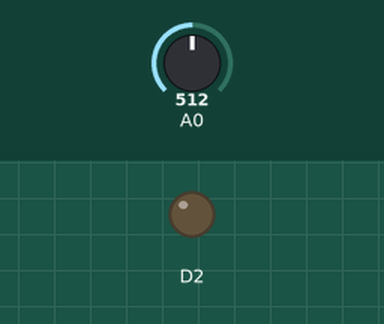
Bench run of a sketch on a simulated Arduino MKR. Parts: output pins drawn as LEDs (lit = HIGH). The test bench sets the inputs (shaded band); at power-on: A0 = 512. The local clock reads 2024-03-15 10:24:30 at power-on unless the sketch sets it; what the sketch prints to the serial monitor is not drawn.

Above: at 1.2 s.
1.3 s: A0 set to 313
4.3 s: A0 set to 288
At 6.6 s:
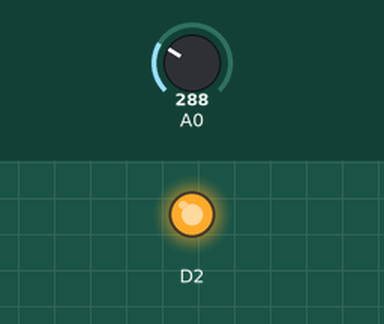
7.3 s: A0 set to 306
At 10.0 s:
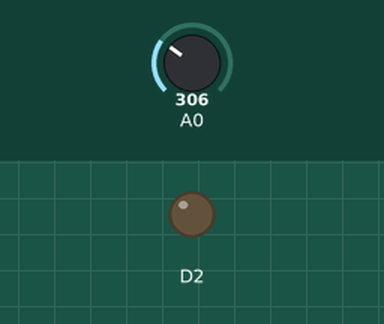
10.3 s: A0 set to 290
At 12.4 s:
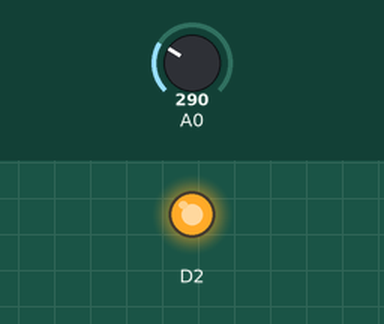
Timing chart, 0 to 13.9 s (numbered marks = the images above; inputs shaded):
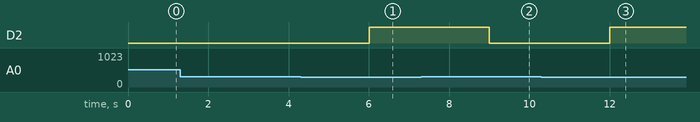

Measured:
- the behaviour switches between 301 and 300 on A0 (found by bisection; images 0 and 1)
- after the input at 1.3 s, every drawn part: stays the same
- after the input at 4.3 s, D2: LOW → HIGH after 1.7 s
- after the input at 7.3 s, D2: HIGH → LOW after 1.7 s
- after the input at 10.3 s, D2: LOW → HIGH after 1.7 s

The sketch:

FINAL_PROJ_apr27a.ino
```cpp
// Joseph Nartey opey
#include <RTCZero.h>
/* Create an rtc object */
RTCZero rtc;

/* Change these values to set the current initial time */
const byte seconds = 0;
const byte minutes = 0;
const byte hours = 16;

/* Change these values to set the current initial date */
const byte day = 15;
const byte month = 6;
const byte year = 15;
unsigned int count=0;
int Hrs;
int Min;
int Sec;
int state=LOW;
int lastState=LOW;
int aray[4];
void setup() {
  Serial.begin(9600);
  pinMode(2,OUTPUT);
  // put your setup code here, to run once:
  state=analogRead(A0);


  rtc.begin(); // initialize RTC

  // Set the time
  rtc.setHours(hours);
  rtc.setMinutes(minutes);
  rtc.setSeconds(seconds);

  // Set the date
  rtc.setDay(day);
  rtc.setMonth(month);
  rtc.setYear(year);

}

void loop() {
  int sensorValue1=analogRead(A0);
        if (state>40 && lastState<30){
          count++;
          aray[0]=count;


          //Serial.print(count);
             Min= rtc.getMinutes();
             //Serial.print(":");
             Sec=rtc.getSeconds();
             Hrs=rtc.getHours();
             aray[1]=Sec;
             aray[2]=Min;
             delay(1000);
          }
            lastState=state;
            state=analogRead(A0);
          delay(1000);
          //Serial.print('x');
          //Serial.print(",");
          Serial.print(count);
          //Serial.print(",");
          //Serial.println(sensorValue1);
          //Serial.print(",");
          //Serial.println('x');
          //Serial.print(lastState);
          //Serial.print(",");
          //Serial.print(Hrs);
          //Serial.print(",");
          //Serial.print(Min);
          //Serial.print(",");
          //Serial.print(Sec);
          //Serial.print(",");
          //Serial.println('x');


           if (sensorValue1 >300){
              digitalWrite( 2,LOW);
                               }
             else
             {
             digitalWrite(2,HIGH);
            //unsigned long Time= rtc.getSeconds();
            //unsigned long Min= rtc.getMinutes();
            // unsigned long Hour=rtc.getHours();

             //count++;
            //Serial.println(count);
            }


}
```
